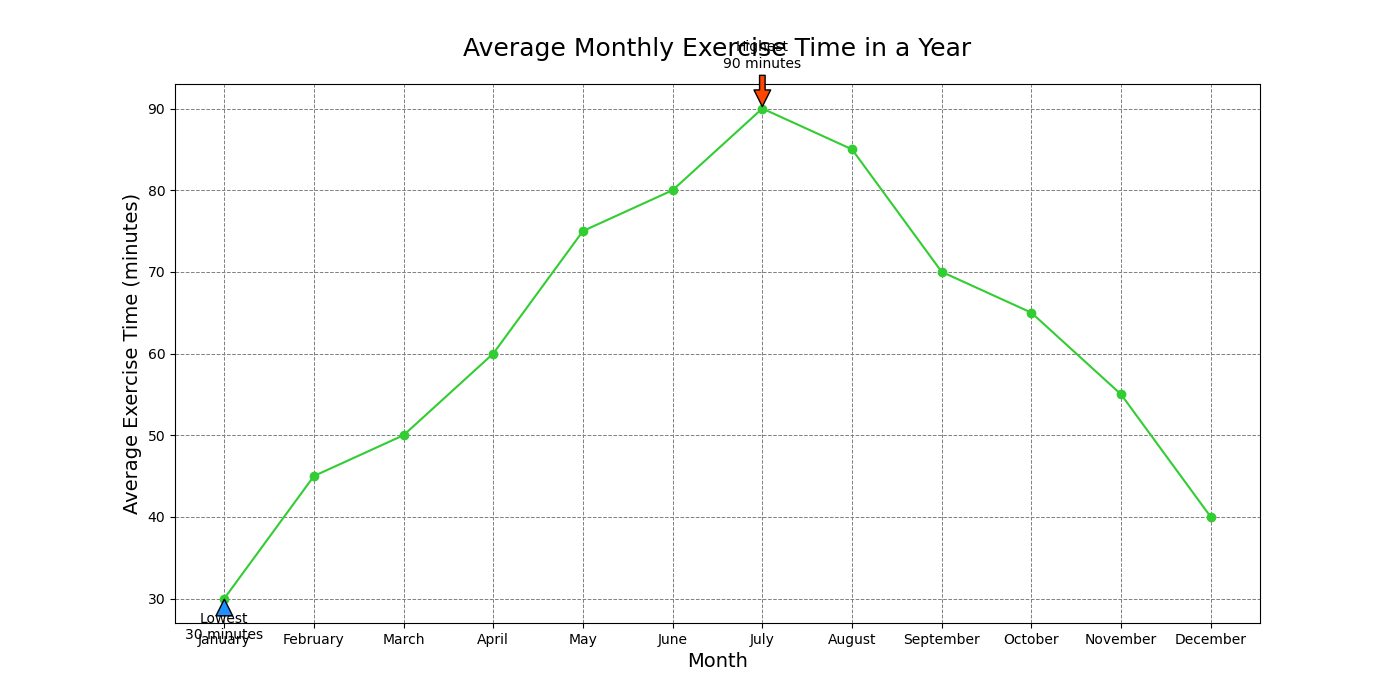

Reproduce this figure in Python.

import matplotlib.pyplot as plt

# Data points
months = ["January", "February", "March", "April", "May", "June",
          "July", "August", "September", "October", "November", "December"]
exercise_time = [30, 45, 50, 60, 75, 80, 90, 85, 70, 65, 55, 40]

# Creating the line chart
plt.figure(figsize=(14, 7))

plt.plot(months, exercise_time, color="#32CD32", marker='o')

# Annotating the highest and lowest exercise times
plt.annotate('Highest\n90 minutes', xy=("July", 90), xytext=("July", 95),
             arrowprops=dict(facecolor='#FF4500', shrink=0.05), ha='center')
plt.annotate('Lowest\n30 minutes', xy=("January", 30), xytext=("January", 25),
             arrowprops=dict(facecolor='#1E90FF', shrink=0.05), ha='center')

# Title and labels
plt.title("Average Monthly Exercise Time in a Year", fontsize=18, pad=20)
plt.xlabel("Month", fontsize=14)
plt.ylabel("Average Exercise Time (minutes)", fontsize=14)

# Customizing the grid
plt.grid(True, which='major', linestyle='--', linewidth=0.7, color='grey')

# Show the plot
plt.show()
